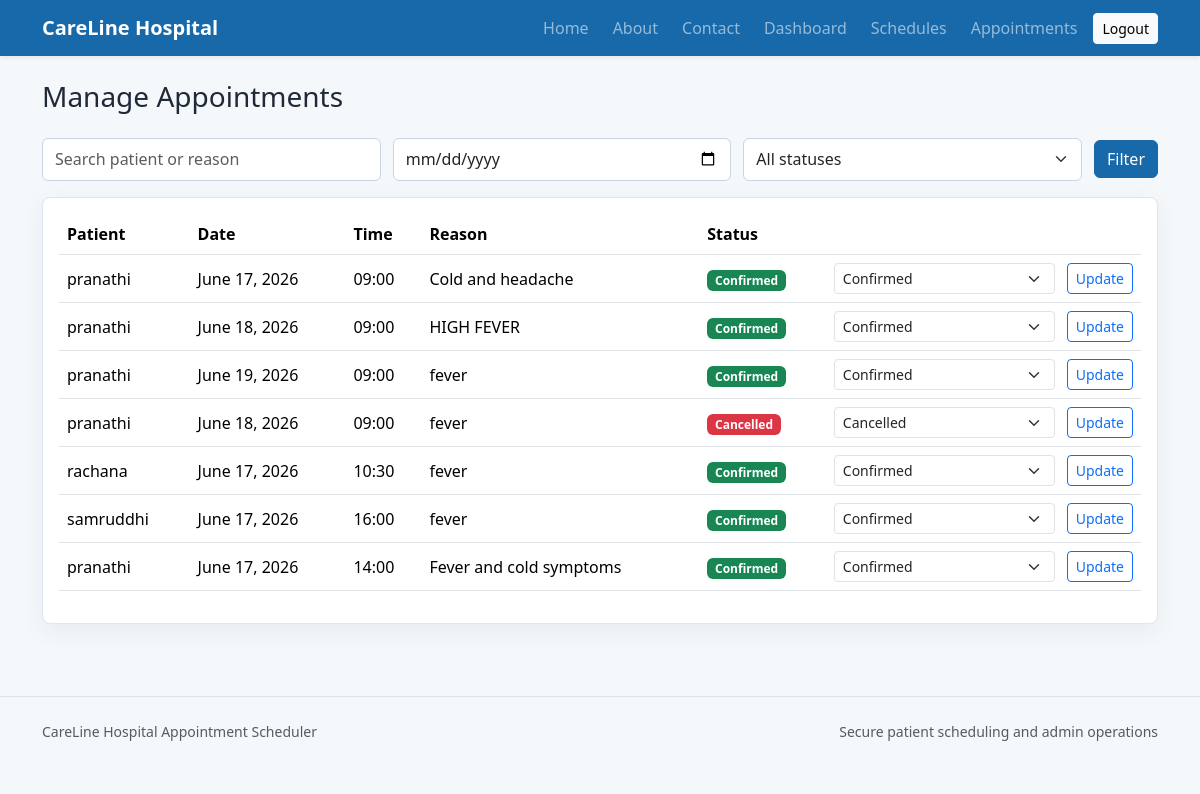
The page /staff/appointments/ (signed in) on the database its author committed.
### appointments/models.py (models this page shows, shortened)
class Appointment(models.Model):
    STATUS_CONFIRMED = 'Confirmed'
    STATUS_COMPLETED = 'Completed'
    STATUS_CANCELLED = 'Cancelled'
    STATUS_CHOICES = [
        (STATUS_CONFIRMED, 'Confirmed'),
        (STATUS_COMPLETED, 'Completed'),
        (STATUS_CANCELLED, 'Cancelled'),
    ]
    patient = models.ForeignKey(Patient, on_delete=models.CASCADE, related_name='appointments')
    schedule = models.ForeignKey(Schedule, on_delete=models.CASCADE, related_name='appointments')
    reason_for_visit = models.TextField()
    status = models.CharField(max_length=20, choices=STATUS_CHOICES, default=STATUS_CONFIRMED)
    created_at = models.DateTimeField(auto_now_add=True)
    class Meta:
        ordering = ['-created_at']

class Patient(models.Model):
    user = models.OneToOneField(User, on_delete=models.CASCADE, related_name='patient')
    phone_number = models.CharField(max_length=15)
    created_at = models.DateTimeField(auto_now_add=True)

class Schedule(models.Model):
    appointment_date = models.DateField()
    appointment_time = models.TimeField()
    is_booked = models.BooleanField(default=False)
    class Meta:
        ordering = ['appointment_date', 'appointment_time']
        constraints = [
            models.UniqueConstraint(
                fields=['appointment_date', 'appointment_time'],
                name='unique_appointment_slot',
            )
        ]

### appointments/views.py (the view, shortened to what this page needs)
# urls.py: path('staff/appointments/', views.manage_appointments, name='manage_appointments'),
@admin_required
def manage_appointments(request):
    query = request.GET.get('q', '').strip()
    status = request.GET.get('status', '').strip()
    date = request.GET.get('date', '').strip()
    appointments = Appointment.objects.select_related('patient__user', 'schedule')
    if status:
        appointments = appointments.filter(status=status)
    if date:
        appointments = appointments.filter(schedule__appointment_date=date)
    return render(
        request,
        'appointments/manage_appointments.html',
        {'appointments': appointments, 'query': query, 'status': status, 'date': date, 'status_choices': Appointment.STATUS_CHOICES},
    )

### appointments/views.py (called while the page is built)
def is_admin(user):
    return user.is_authenticated and user.is_staff

### appointments/templates/appointments/manage_appointments.html (shortened to what this page needs)
{% extends 'appointments/base.html' %}
{% block content %}
<div class="container py-4">
    <div class="page-heading">
        <h1 class="h3">Manage Appointments</h1>
    </div>
    <form class="filter-bar" method="get">
        <input class="form-control" name="q" value="{{ query }}" placeholder="Search patient or reason">
        <input class="form-control" type="date" name="date" value="{{ date }}">
        <select class="form-select" name="status">
            <option value="">All statuses</option>
        </select>
        <button class="btn btn-primary" type="submit">Filter</button>
    </form>
    <div class="table-shell">
        <div class="table-responsive">
            <table class="table align-middle">
                <thead><tr><th>Patient</th><th>Date</th><th>Time</th><th>Reason</th><th>Status</th><th></th></tr></thead>
                <tbody>
                {% for appointment in appointments %}
                    <tr>
                        <td>{{ appointment.patient.user.get_full_name|default:appointment.patient.user.email }}</td>
                        <td>{{ appointment.schedule.appointment_date }}</td>
                        <td>{{ appointment.schedule.appointment_time|time:'H:i' }}</td>
                        <td>{{ appointment.reason_for_visit }}</td>
                        <td><span class="badge status-{{ appointment.status|lower }}">{{ appointment.status }}</span></td>
                        <td>
                            <form method="post" action="{% url 'update_appointment_status' appointment.id %}" class="status-form">
                                <select class="form-select form-select-sm" name="status">
                                    {% for value,label in status_choices %}
                                        <option value="{{ value }}" {% if appointment.status == value %}selected{% endif %}>{{ label }}</option>
                                    {% endfor %}
                                </select>
                                <button class="btn btn-outline-primary btn-sm" type="submit">Update</button>
                            </form>
                        </td>
                    </tr>
                {% empty %}
                    <tr><td colspan="6" class="text-muted">No appointments found.</td></tr>
                {% endfor %}
                </tbody>
            </table>
        </div>
    </div>
</div>
{% endblock %}

### appointments/static/appointments/css/style.css (style rules this page uses)
:root { --hospital-blue: #1769aa; --hospital-teal: #0f9f8f; --soft-bg: #f5f8fb; --ink: #1f2937; }
body { background: var(--soft-bg); color: var(--ink); }
.bg-primary, .btn-primary { background-color: var(--hospital-blue) !important; border-color: var(--hospital-blue) !important; }
.feature-panel, .auth-card, .table-shell, .stat-card, .info-card { background: #ffffff; border: 1px solid #dce7ef; border-radius: 8px; box-shadow: 0 8px 24px rgba(31, 41, 55, 0.06); }
.auth-card input, .auth-card textarea, .auth-card select, .filter-bar input, .filter-bar select { display: block; width: 100%; padding: .55rem .75rem; border: 1px solid #cbd5e1; border-radius: 6px; }
.page-heading { display: flex; align-items: center; justify-content: space-between; gap: 1rem; margin-bottom: 1rem; }
.table-shell { padding: 1rem; }
.slot-row, .quick-actions, .filter-bar, .status-form { display: flex; align-items: center; gap: .75rem; }
.filter-bar { margin-bottom: 1rem; }
.status-form { min-width: 220px; }
.status-confirmed { background: #198754; }
.status-cancelled { background: #dc3545; }

### rows shown on the page
Appointment: patient.user.get_full_name "pranathi", schedule.appointment_date "June 17, 2026", schedule.appointment_time "09:00", reason_for_visit "Cold and headache", status "Confirmed"
Appointment: patient.user.get_full_name "pranathi", schedule.appointment_date "June 18, 2026", schedule.appointment_time "09:00", reason_for_visit "HIGH FEVER", status "Confirmed"
Appointment: patient.user.get_full_name "pranathi", schedule.appointment_date "June 19, 2026", schedule.appointment_time "09:00", reason_for_visit "fever", status "Confirmed"
Appointment: patient.user.get_full_name "pranathi", schedule.appointment_date "June 18, 2026", schedule.appointment_time "09:00", reason_for_visit "fever", status "Cancelled"
Appointment: patient.user.get_full_name "rachana", schedule.appointment_date "June 17, 2026", schedule.appointment_time "10:30", reason_for_visit "fever", status "Confirmed"
Appointment: patient.user.get_full_name "samruddhi", schedule.appointment_date "June 17, 2026", schedule.appointment_time "16:00", reason_for_visit "fever", status "Confirmed"
Appointment: patient.user.get_full_name "pranathi", schedule.appointment_date "June 17, 2026", schedule.appointment_time "14:00", reason_for_visit "Fever and cold symptoms", status "Confirmed"
